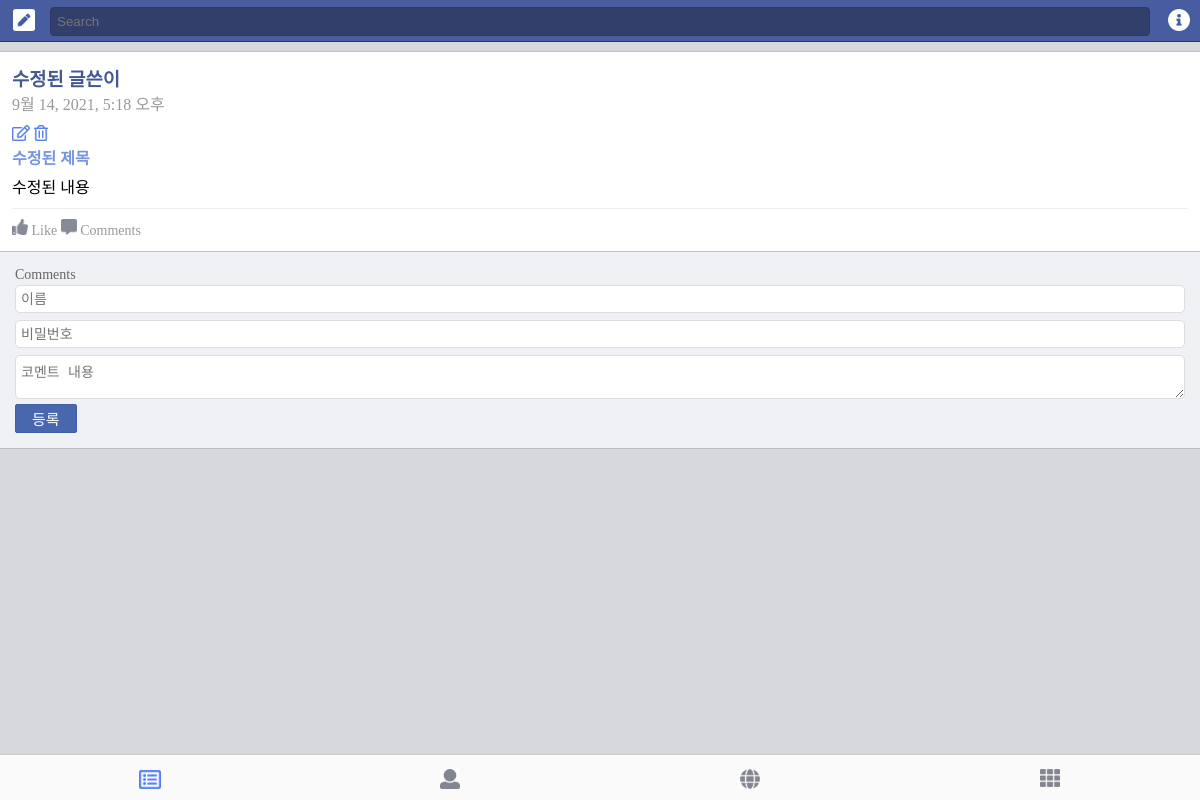
The page /feed/2/ on the database as committed earlier.
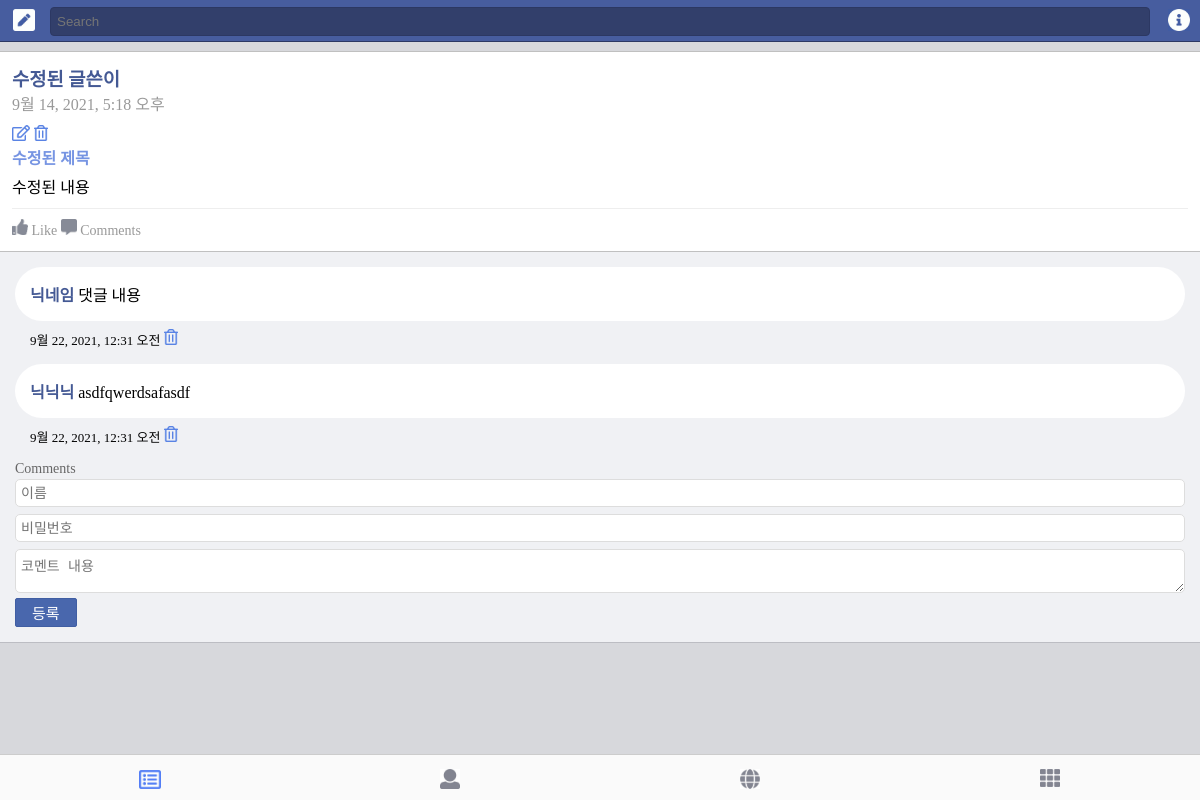
The same page on the database as committed later.
### facebook/models.py (models this page shows, shortened)
class Comment(models.Model):
    article = models.ForeignKey(
        Article, on_delete=models.CASCADE, related_name='comments')
    author = models.CharField(max_length=120)
    text = models.TextField()
    password = models.CharField(max_length=120)
    created_at = models.DateTimeField(auto_now_add=True)

### facebook/views.py (the view, shortened to what this page needs)
# urls.py: path('feed/<pk>/', detail_feed),
def detail_feed(request, pk):
    article = Article.objects.get(pk=pk)
    return render(request, 'detail_feed.html', {'feed': article})

### facebook/templates/detail_feed.html (shortened to what this page needs)
<html>
<head>
</head>
<body>
    <div class="header">
        <div class="btn1"><a href="/new"><img src="/static/ic_pencil.jpg" width="22px" style="margin: 9px 0 0 13px"></a>
        </div>
        <div class="search">
            <input type="text" class="searchbar" placeholder="Search">
        </div>
        <div class="btn2"><img src="/static/ic_info.jpg" width="22px" style="margin: 9px 0 0 13px"></div>
    </div>
    <div class="container">
        <div class="feed">
            <h3 class="name">{{ feed.author }}</h3>
            <div class="date">{{ feed.created_at }}</div>
            <div><a href="/feed/{{ feed.pk }}/edit"><img src="/static/ic_edit.png" height="16px"></a> <a
                    href="/feed/{{ feed.pk }}/remove"><img src="/static/ic_delete.png" height="16px"></a></div>
            <a class="title">{{ feed.title }}</a>
            <p class="content">{{ feed.text }}</p>
            <div class="accessory">
                <img src="/static/ic_like.jpg" width="16px"> Like
                <a class="comments"><img src="/static/ic_comment.jpg" width="16px"> Comments</a>
            </div>
        </div>
    </div>
    <div class="comment_list">
        {% for comment in feed.comments.all %}
        <div class="comment"><span class="name">{{ comment.author }}</span> {{comment.text }}</div>
        <div class="comment_date">{{ comment.created_at }} <a href="코멘트삭제주소"><img src="/static/ic_delete.png"
                    height="16px"></a></div>
        {% endfor %}
        <div class="form-wrapper">
            <span class="help">Comments</span>
            <form action="" method="POST">
                <input type="text" name="author" placeholder="이름"><br>
                <input type="password" name="password" placeholder="비밀번호"><br>
                <textarea name="text" placeholder="코멘트 내용"></textarea>
                <button type="submit">등록</button>
            </form>
        </div>
    </div>
    <div class="footer">
        <div class="tab1"><img src="/static/ic_feed.jpg" width="22px" style="margin-top: 15px"></div>
        <div class="tab2"><img src="/static/ic_person.jpg" width="20px" style="margin-top: 14px"></div>
        <div class="tab3"><img src="/static/ic_globe.jpg" width="20px" style="margin-top: 14px"></div>
        <div class="tab3"><img src="/static/ic_etc.jpg" width="20px" style="margin-top: 14px"></div>
    </div>
</body>
</html>

Rows that differ between the two databases and show on the page:
added Comment: author "닉네임", text "댓글 내용", created_at "9월 22, 2021, 12:31 오전"
added Comment: author "닉닉닉", text "asdfqwerdsafasdf", created_at "9월 22, 2021, 12:31 오전"
